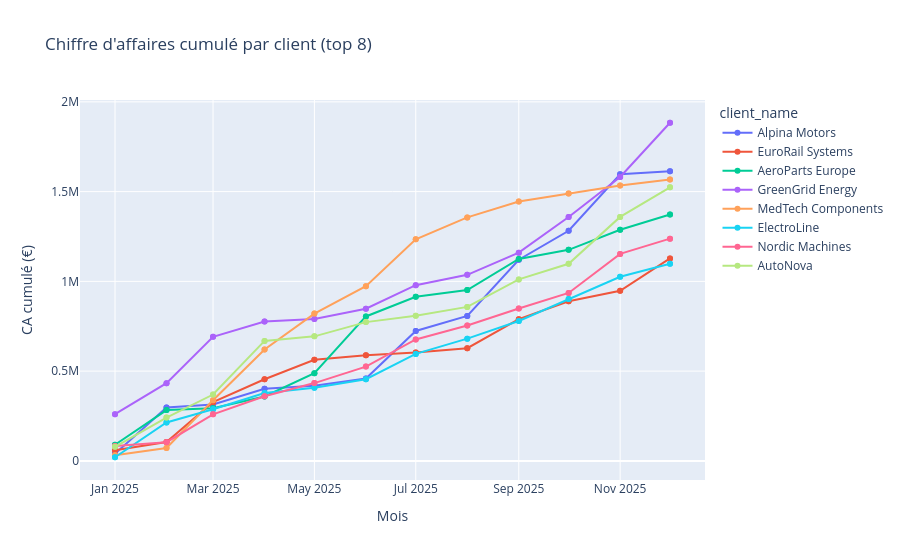

The notebook cell this image was saved under:
### Markdown cell above
## 3. CA cumulé par client dans le temps
`ca_cumule_client` — table `silver_sorted_sales`

### Code cell
df = load("silver_sorted_sales")
df2 = load("bronze_client")
df = df.merge(df2[["client_id", "client_name"]])
df["month"] = pd.to_datetime(df["month"])

# on limite aux 8 plus gros clients pour la lisibilité
top_ids = (
    df.groupby("client_id")["ca_cumule_client"].max()
    .sort_values(ascending=False).head(8).index
)

plot_df = df[df["client_id"].isin(top_ids)]

fig = px.line(
    plot_df, x="month", y="ca_cumule_client", color="client_name",
    title="Chiffre d'affaires cumulé par client (top 8)",
    labels={"month": "Mois", "ca_cumule_client": "CA cumulé (€)", "client_id": "Client"},
    markers=True,
)
fig.show()
